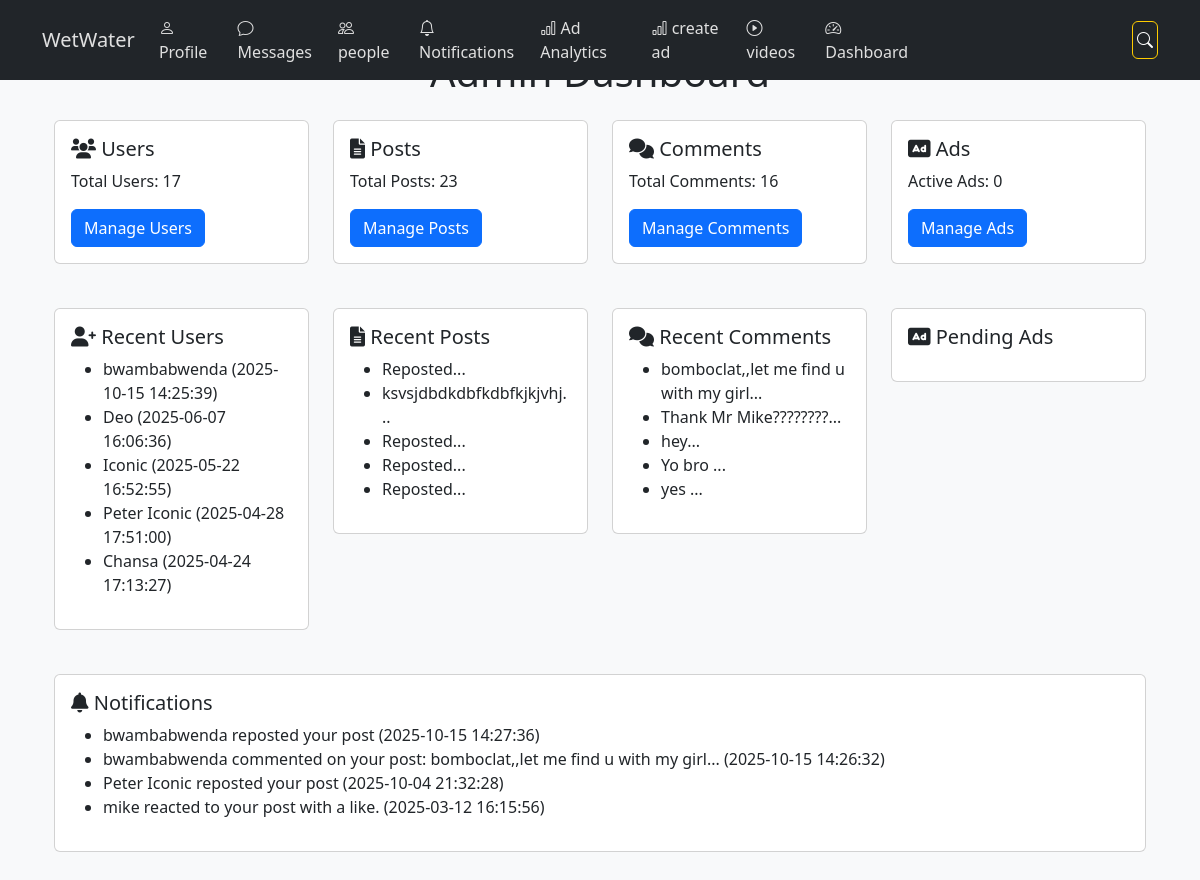
Screenshot of /admin.php (signed in) with the database file from the repository.
### tables this page shows
CREATE TABLE `users` (
  `id` int(11) NOT NULL,
  `username` varchar(50) NOT NULL,
  `email` varchar(100) NOT NULL,
  `password` varchar(255) NOT NULL,
  `created_at` timestamp NOT NULL DEFAULT current_timestamp(),
  `profile_picture` varchar(255) DEFAULT 'default_profile.jpg',
  `is_admin` tinyint(1) DEFAULT 0,
  `last_activity` timestamp NOT NULL DEFAULT current_timestamp(),
  `full_name` varchar(100) DEFAULT NULL,
  `bio` text DEFAULT NULL,
  `location` varchar(100) DEFAULT NULL,
  `interests` text DEFAULT NULL,
  `education` varchar(100) DEFAULT NULL,
  `work` varchar(100) DEFAULT NULL,
  `website` varchar(255) DEFAULT NULL,
  `phone` varchar(20) DEFAULT NULL,
  `public_key` text NOT NULL,
  `private_key` text NOT NULL
);

CREATE TABLE `posts` (
  `id` int(11) NOT NULL,
  `user_id` int(11) NOT NULL,
  `content` text NOT NULL,
  `created_at` timestamp NOT NULL DEFAULT current_timestamp(),
  `image` varchar(255) DEFAULT NULL,
  `original_post_id` int(11) DEFAULT NULL,
  `caption` text DEFAULT NULL
);

CREATE TABLE `comments` (
  `id` int(11) NOT NULL,
  `post_id` int(11) NOT NULL,
  `user_id` int(11) NOT NULL,
  `content` text NOT NULL,
  `created_at` timestamp NOT NULL DEFAULT current_timestamp(),
  `parent_comment_id` int(11) DEFAULT NULL,
  `type` enum('post','video') NOT NULL
);

CREATE TABLE `notifications` (
  `id` int(11) NOT NULL,
  `user_id` int(11) NOT NULL,
  `message` text NOT NULL,
  `is_read` tinyint(1) DEFAULT 0,
  `created_at` timestamp NOT NULL DEFAULT current_timestamp()
);

### admin.php (the view, shortened to what this page needs)
<?php
include 'includes/header.php';
include 'config/db.php';
$userCount = $pdo->query("SELECT COUNT(*) FROM users")->fetchColumn();
$postCount = $pdo->query("SELECT COUNT(*) FROM posts")->fetchColumn();
$commentCount = $pdo->query("SELECT COUNT(*) FROM comments")->fetchColumn();
$adCount = $pdo->query("SELECT COUNT(*) FROM ads WHERE status = 'approved'")->fetchColumn();
$recentUsers = $pdo->query("SELECT username, created_at FROM users ORDER BY created_at DESC LIMIT 5")->fetchAll();
$recentPosts = $pdo->query("SELECT content, created_at FROM posts ORDER BY created_at DESC LIMIT 5")->fetchAll();
$recentComments = $pdo->query("SELECT content, created_at FROM comments ORDER BY created_at DESC LIMIT 5")->fetchAll();
$notifications = $pdo->query("SELECT message, created_at FROM notifications WHERE is_read = 0 ORDER BY created_at DESC LIMIT 5")->fetchAll();
?>
<!DOCTYPE html>
<html lang="en">
<head>
    <link href="https://cdn.jsdelivr.net/npm/bootstrap@5.3.0/dist/css/bootstrap.min.css" rel="stylesheet">
    <link href="https://cdnjs.cloudflare.com/ajax/libs/font-awesome/6.0.0-beta3/css/all.min.css" rel="stylesheet">
</head>
<body>
    <div class="container mt-5">
        <h1 class="text-center mb-4">Admin Dashboard</h1>
        <div class="row">
            <div class="col-md-3 mb-4">
                <div class="card">
                    <div class="card-body">
                        <h5 class="card-title"><i class="fas fa-users"></i> Users</h5>
                        <p class="card-text">Total Users: <?php echo $userCount; ?></p>
                        <a href="admin_users.php" class="btn btn-primary">Manage Users</a>
                    </div>
                </div>
            </div>
            <div class="col-md-3 mb-4">
                <div class="card">
                    <div class="card-body">
                        <h5 class="card-title"><i class="fas fa-file-alt"></i> Posts</h5>
                        <p class="card-text">Total Posts: <?php echo $postCount; ?></p>
                        <a href="admin_posts.php" class="btn btn-primary">Manage Posts</a>
                    </div>
                </div>
            </div>
            <div class="col-md-3 mb-4">
                <div class="card">
                    <div class="card-body">
                        <h5 class="card-title"><i class="fas fa-comments"></i> Comments</h5>
                        <p class="card-text">Total Comments: <?php echo $commentCount; ?></p>
                        <a href="admin_comments.php" class="btn btn-primary">Manage Comments</a>
                    </div>
                </div>
            </div>
            <div class="col-md-3 mb-4">
                <div class="card">
                    <div class="card-body">
                        <h5 class="card-title"><i class="fas fa-ad"></i> Ads</h5>
                        <p class="card-text">Active Ads: <?php echo $adCount; ?></p>
                        <a href="admin_ads.php" class="btn btn-primary">Manage Ads</a>
                    </div>
                </div>
            </div>
        </div>
        <div class="row">
            <div class="col-md-3 mb-4">
                <div class="card">
                    <div class="card-body">
                        <h5 class="card-title"><i class="fas fa-user-plus"></i> Recent Users</h5>
                        <ul>
                            <?php foreach ($recentUsers as $user): ?>
                                <li><?php echo htmlspecialchars($user['username']); ?> (<?php echo $user['created_at']; ?>)
                                </li>
                            <?php endforeach; ?>
                        </ul>
                    </div>
                </div>
            </div>
            <div class="col-md-3 mb-4">
                <div class="card">
                    <div class="card-body">
                        <h5 class="card-title"><i class="fas fa-file-alt"></i> Recent Posts</h5>
                        <ul>
                            <?php foreach ($recentPosts as $post): ?>
                                <li><?php echo htmlspecialchars(substr($post['content'], 0, 50)); ?>...</li>
                            <?php endforeach; ?>
                        </ul>
                    </div>
                </div>
            </div>
            <div class="col-md-3 mb-4">
                <div class="card">
                    <div class="card-body">
                        <h5 class="card-title"><i class="fas fa-comments"></i> Recent Comments</h5>
                        <ul>
                            <?php foreach ($recentComments as $comment): ?>
                                <li><?php echo htmlspecialchars(substr($comment['content'], 0, 50)); ?>...</li>
                            <?php endforeach; ?>
                        </ul>
                    </div>
                </div>
            </div>
            <div class="col-md-3 mb-4">
                <div class="card">
                    <div class="card-body">
                        <h5 class="card-title"><i class="fas fa-ad"></i> Pending Ads</h5>
                    </div>
                </div>
            </div>
        </div>
        <div class="row">
            <div class="col-md-12 mb-4">
                <div class="card">
                    <div class="card-body">
                        <h5 class="card-title"><i class="fas fa-bell"></i> Notifications</h5>
                        <ul>
                            <?php foreach ($notifications as $notification): ?>
                                <li><?php echo htmlspecialchars($notification['message']); ?>
                                    (<?php echo $notification['created_at']; ?>)</li>
                            <?php endforeach; ?>
                        </ul>
                    </div>
                </div>
            </div>
        </div>
    </div>
    <?php include 'includes/footer.php'; ?>
</body>
</html>

### assets/css/styles.css (style rules this page uses)
body { background-color: #f8f9fa; }
.card { background-color: #ffffff; border: 1px solid #e0e0e0; }
.card { margin-bottom: 20px; }
:root { --primary-color: #6a1b9a; --secondary-color: #9c27b0; --background-color: #f3e5f5; --text-color: #4a148c; --button-hover-color: #7b1fa2; --card-background: #ffffff; --card-border-color: #e1bee7; }
body { background-color: var(--background-color); color: var(--text-color); }
.btn-primary { background-color: var(--primary-color); border-color: var(--primary-color); }
.card { background-color: var(--card-background); border: 1px solid var(--card-border-color); }
.card-title { color: var(--primary-color); }

### includes/header.php (style rules this page uses)
body { background-color: #1a1a2e; color: #e0e0e0; }

### rows the page displays
users: username "bwambabwenda", created_at "2025-10-15 14:25:39"
users: username "Deo", created_at "2025-06-07 16:06:36"
users: username "Iconic", created_at "2025-05-22 16:52:55"
users: username "Peter Iconic", created_at "2025-04-28 17:51:00"
users: username "Chansa", created_at "2025-04-24 17:13:27"
posts: content "Reposted"
posts: content "ksvsjdbdkdbfkdbfkjkjvhj"
posts: content "Reposted"
posts: content "Reposted"
posts: content "Reposted"
comments: content "bomboclat,,let me find u with my girl"
comments: content "Thank Mr Mike????????"
comments: content "hey"
comments: content "Yo bro"
comments: content "yes"
notifications: message "bwambabwenda reposted your post", created_at "2025-10-15 14:27:36"
notifications: message "bwambabwenda commented on your post: bomboclat,,let me find u with my girl...", created_at "2025-10-15 14:26:32"
notifications: message "Peter Iconic reposted your post", created_at "2025-10-04 21:32:28"
notifications: message "mike reacted to your post with a like.", created_at "2025-03-12 16:15:56"

### other values shown
$userCount "17"
$postCount "23"
$commentCount "16"
$adCount "0"
